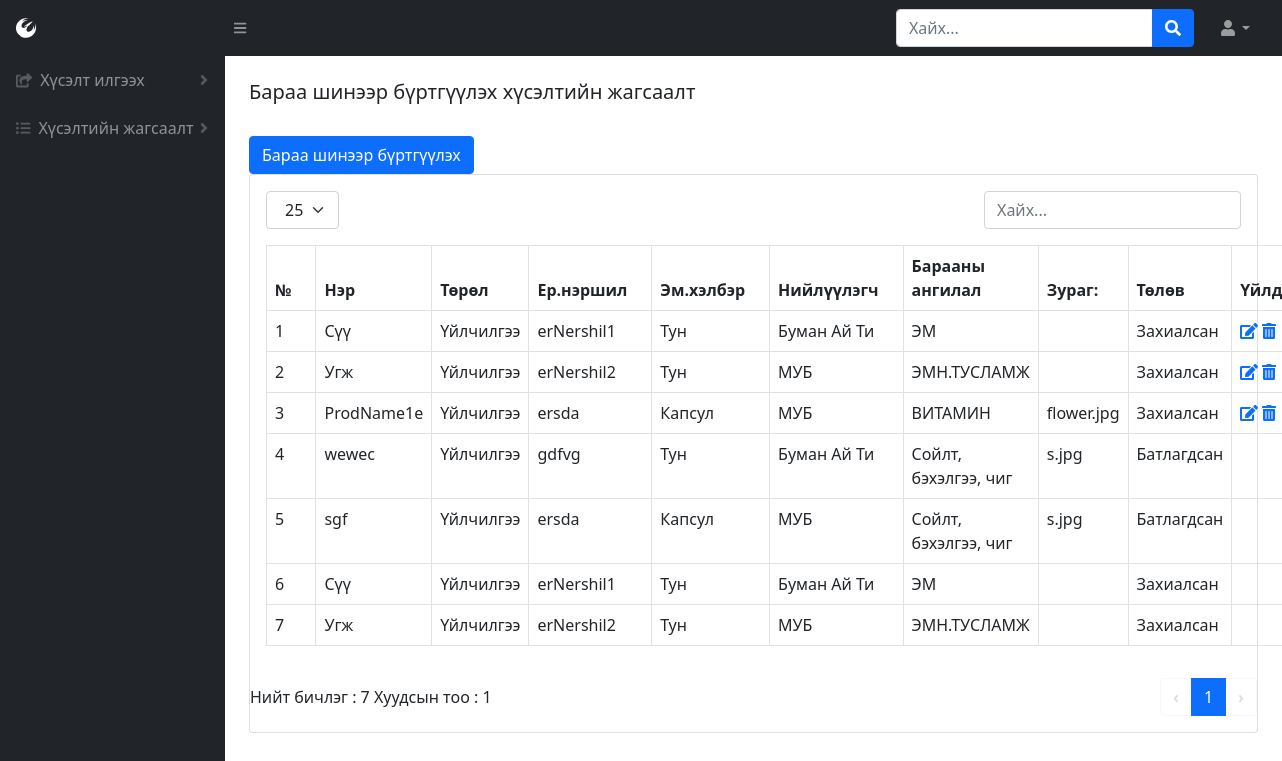
The page /product-list (signed in) on the database as committed earlier.
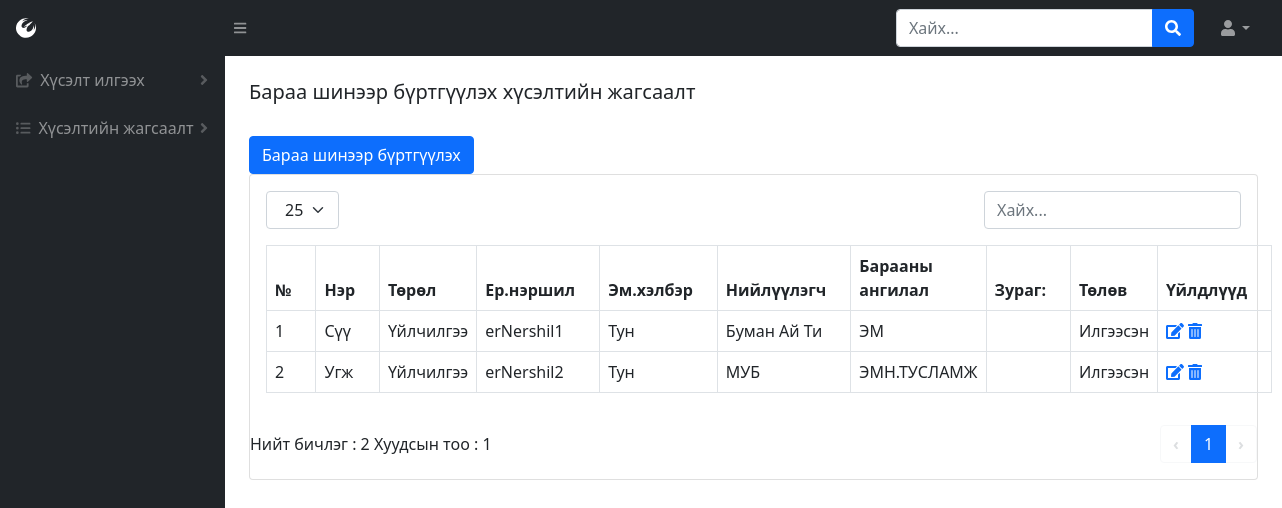
The same page on the database as committed later.
### BMweb/models.py (models this page shows, shortened)
class Product(models.Model):
    prodName = models.CharField(max_length=300, verbose_name=_("Барааны нэр"))
    prodName_en = models.CharField(max_length=300, verbose_name=_("Барааны нэр англи"))
    brand = models.ForeignKey(ProdBrand, related_name='brands',on_delete=models.CASCADE, verbose_name=_("Брэнд нэр"))
    zCode = models.CharField(max_length=300, null=True, blank=True, verbose_name=_("Зураасан код"))
    prodType = models.ForeignKey(ProdType, related_name='products',on_delete=models.CASCADE, verbose_name=_("Төрлийн нэр"))
    zzCode = models.IntegerField(null=True, blank=True, verbose_name=_("Нэмэлт зураасан код"))
    price = models.DecimalField(max_digits=16, decimal_places=2, verbose_name=_("Үнэ"))
    hemNegj = models.ForeignKey(HemNegj, related_name='hemNegj', on_delete=models.CASCADE,verbose_name=_("Хэмжих нэгж"))
    hudNegj = models.ForeignKey(HemNegj, related_name='hudNegj', on_delete=models.CASCADE, verbose_name=_("Худалдан авалтын нэгж"))
    company = models.ManyToManyField(Company,related_name='products',verbose_name=_("Компани"))
    erNershil = models.CharField(max_length=300, verbose_name=_("Ерөнхий нэршил"))
    emHelber = models.ForeignKey(EmHelber, on_delete=models.CASCADE,verbose_name=_("Эмийн хэлбэр"))
    paiz = models.ForeignKey(Paiz, on_delete=models.CASCADE,verbose_name=_("Пайз"))
    uildwerlegch = models.ForeignKey(Manufacturer, on_delete=models.CASCADE, verbose_name=_("Үйлдвэрлэгч"))
    uNiiluulegch = models.ForeignKey(Niiluulegch, on_delete=models.CASCADE, verbose_name=_("Үндсэн нийлүүлэгч"))
    category = models.ForeignKey(Category,related_name='categories', on_delete=models.CASCADE, verbose_name=_("Ангилал"))
    borBoloh = models.BooleanField(verbose_name=_("Борлуулж болох эсэх"),default=False)
    hudAwch = models.BooleanField(verbose_name=_("Худалдан авч болох эсэх"),default=False)
    zarBoloh = models.BooleanField(verbose_name=_("Зарлагдаж болох эсэх"),default=False)
    pos = models.BooleanField(verbose_name=_("Посоор зарж болох эсэх"),default=False)
    posCat = models.ForeignKey(PosCategory,related_name='categories', on_delete=models.CASCADE, verbose_name=_("Посын ангилал"))
    thumbimage = models.ImageField(
        upload_to="media/productthumb/", blank = True, null=True,  verbose_name=_("Зураг")
    )
    hutlult = models.ForeignKey(Hutlult, on_delete=models.CASCADE,verbose_name=_("Хөтлөлт"))
    state = models.ForeignKey(State,related_name='products', on_delete=models.CASCADE, verbose_name=_("Төлөв"))
    class Meta:
        verbose_name = _("Бараа")
        verbose_name_plural = _("Бараа")

class ProdType(models.Model):
    typeName = models.CharField(max_length=300, verbose_name=_("Төрлийн нэр"))
    class Meta:
        verbose_name = _("Барааны төрөл")
        verbose_name_plural = _("Барааны төрөл")
    def __str__(self):
        return self.typeName

class EmHelber(models.Model):
    emHelberName = models.CharField(max_length=300,verbose_name=_("Эмийн хэлбэрийн нэр"))
    class Meta:
        verbose_name = _("Эмийн хэлбэр")
        verbose_name_plural = _("Эмийн хэлбэр")
    def __str__(self):
        return self.emHelberName

class Niiluulegch(models.Model):
    niiName = models.CharField(max_length=300,verbose_name=_("Нийлүүлэгчийн нэр"))
    class Meta:
        verbose_name = ("Нийлүүлэгч")
        verbose_name_plural = ("Нийлүүлэгч")
    def __str__(self):
        return self.niiName

class Category(models.Model):
    catName = models.CharField(max_length=300, verbose_name=_("Ангилалын нэр"))
    parent = models.IntegerField(null=True, blank=True, verbose_name=_("Эцэг ангилал"))
    class Meta:
        verbose_name = _("Ангилал")
        verbose_name_plural = _("Ангилал")
    def __str__(self):
        return self.catName

class State(models.Model):
    stateName = models.CharField(max_length=300, verbose_name=_("Төлөвийн нэр"))
    class Meta:
        verbose_name = _("Барааны төлөв")
        verbose_name_plural = _("Барааны төлөв")
    def __str__(self):
        return self.stateName

### BMweb/views.py (the view)
# urls.py: path('product-list',views.productList,name='product-list'),
def productList(request):
    if 'user_id' in request.session:
        p = Product.objects.all().order_by('state')
        size = 25
        if 'size' in request.GET:
            size = request.GET['size']
        pc = Paginator(p, size)
        page_num = 1
        if 'page' in request.GET:
            page_num = int(request.GET['page'])
            print('page')
            print(page_num)
        page=pc.page(page_num)
        h = Hereglegch.objects.get(pk=request.session['user_id'])
        return render(request,'productList.html', {'user': h, 'productList': page.object_list, 'size':size, 'count':pc.count, 'page_count': pc.num_pages, 'page_range':pc.page_range, 'page_num':page_num, 'has_next':page.has_next(), 'has_previous': page.has_previous(), 'start_index':page.start_index() })
    else:
        return redirect('/login')

### BMweb/models.py (called while the page is built)
    def __str__(self):
        return self.manName

    def __str__(self):
        return self.paizName

    def __str__(self):
        return self.hemNegjName

    def __str__(self):
        return self.posCatName

### BMweb/templates/productList.html (shortened to what this page needs)
{% load static %}
<!DOCTYPE html>
<html lang="en">
    <head>
        <link href="https://cdn.jsdelivr.net/npm/simple-datatables@latest/dist/style.css" rel="stylesheet" />
        <link href="css/styles.css" rel="stylesheet" />
        <link href="{% static 'css/styles.css' %}" rel="stylesheet"/>
    </head>
    <body class="sb-nav-fixed">
        {% include "topNav.html" %}
        <div id="layoutSidenav">
            {% include "leftNav.html" %}
            <div id="layoutSidenav_content">
                {%  include "prodList.html" %}
            </div>
        </div>
    </body>
</html>

### BMweb/templates/prodList.html (shortened to what this page needs)
<main>{% include "tabs.html" %}
    <div class="container-fluid px-4">
        <h5 class="mt-4">Бараа шинээр бүртгүүлэх хүсэлтийн жагсаалт</h5>
        {% if user.role_id == 1 %}
        <a href="{% url 'product' %}" class="btn btn-primary" role="button">Бараа шинээр бүртгүүлэх</a>
        {% endif %}
        <div class="card mb-4">
            <div class="card-body">
                {% include "tableTop.html" %}
                    <table id="datatablesSimple" class="dataTable-table">
                        <thead>
                            <tr>
                                <th data-sortable="" class="asc">
                                    <a href="#" class="dataTable-sorter">№</a>
                                </th>
                                <th data-sortable="" class="asc">
                                    <a href="#" class="dataTable-sorter">Нэр</a>
                                </th>
                                <th data-sortable="" class="asc">
                                    <a href="#" class="dataTable-sorter">Төрөл</a>
                                </th>
                                <th data-sortable="" class="asc">
                                    <a href="#" class="dataTable-sorter">Ер.нэршил</a>
                                </th>
                                <th data-sortable="" class="asc">
                                    <a href="#" class="dataTable-sorter">Эм.хэлбэр</a>
                                </th>
                                <th data-sortable="" class="asc">
                                    <a href="#" class="dataTable-sorter">Нийлүүлэгч</a>
                                </th>
                                <th data-sortable="" class="asc">
                                    <a href="#" class="dataTable-sorter">Барааны ангилал</a>
                                </th>
                                <th data-sortable="" class="asc">
                                    <a href="#" class="dataTable-sorter">Зураг:</a>
                                </th>
                                <th data-sortable="" class="asc">
                                    <a href="#" class="dataTable-sorter">Төлөв</a>
                                </th>
                                <th data-sortable="" class="asc">
                                    <a href="#" class="dataTable-sorter">Үйлдлүүд</a>
                                </th>
                            </tr>
                        </thead>
                        <tbody>
                        {% for h in productList %}
                            <tr>
                                <td>{{ forloop.counter0|add:start_index }}</td>
                                <td>{{ h.prodName }}</td>
                                <td>{{ h.prodType }}</td>
                                <td>{{ h.erNershil }}</td>
                                <td>{{ h.emHelber }}</td>
                                <td>{{ h.uNiiluulegch }}</td>
                                <td>{{ h.category }}</td>
                                <td>{{ h.thumbimage }}</td>
                                <td>{{ h.state }}</td>
                                <td>
                                {% if user.role_id|add:0 < 3 and h.state_id|add:0 < 3 %}
                                    <a href="/product?edit={{h.id}}"><i class="fas fa-edit"></i></a></form>
                                    <a href="/product?del={{h.id}}" class="confirm-delete" onclick="return confirm('Та устгахдаа итгэлтэй байна уу?')"><i class="fas fa-trash-alt"></i></a></form>
                                {% endif  %}
                                </td>
                            </tr>
                    {% endfor %}
                </tbody>
                    </table>
            </div>
            {% include "tableBottom.html" %}
        </div>
    </div>
</main>

Rows that differ between the two databases and show on the page:
removed Product: prodName "ProdName1e", prodType "Үйлчилгээ", erNershil "ersda", emHelber "Капсул", uNiiluulegch "МУБ", category "ВИТАМИН", thumbimage "flower.jpg", state "Захиалсан"
removed Product: prodName "weweс", prodType "Үйлчилгээ", erNershil "gdfvg", emHelber "Тун", uNiiluulegch "Буман Ай Ти", category "Сойлт, бэхэлгээ, чиг", thumbimage "s.jpg", state "Батлагдсан"
removed Product: prodName "sgf", prodType "Үйлчилгээ", erNershil "ersda", emHelber "Капсул", uNiiluulegch "МУБ", category "Сойлт, бэхэлгээ, чиг", thumbimage "s.jpg", state "Батлагдсан"
removed Product: prodName "Сүү", prodType "Үйлчилгээ", erNershil "erNershil1", emHelber "Тун", uNiiluulegch "Буман Ай Ти", category "ЭМ", state "Захиалсан"
removed Product: prodName "Угж", prodType "Үйлчилгээ", erNershil "erNershil2", emHelber "Тун", uNiiluulegch "МУБ", category "ЭМН.ТУСЛАМЖ", state "Захиалсан"
changed through a linked row, Product "Сүү": state "Захиалсан" → "Илгээсэн"
changed through a linked row, Product "Угж": state "Захиалсан" → "Илгээсэн"
Other text that changed with them:
{{ count }}: "7" → "2"
